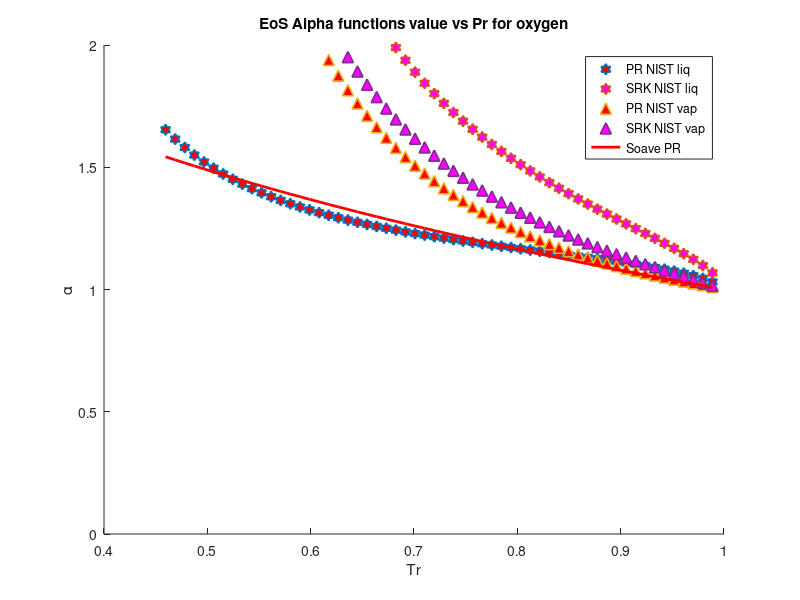

Write the MATLAB code that produced this figure.
clear 
clc
load SO2_sat_data.mat
%alpha PR & SRK for CO2
P = P*10^6;
omega = 0.256; %Acentric factor
Tc = 430.8; %K
Pc = 7880000; %Pa
R = 8.31446 %J/K*mol
Zc = 0.274;
b1 = 0.07780*(R*Tc/Pc);
a1 = 0.45724*(((R^2)*(Tc^2))/Pc);
b2 = 0.08664*(R*Tc/Pc);
a2 = 0.42747*(((R^2)*(Tc^2))/Pc);
omega_c = 1-3*Zc;
omega_b = 0.08446114781;
omega_a = 3*Zc^2+3*(1-2*Zc)*omega_b+omega_b^2+1-3*Zc;
a3 = omega_a*(((R^2)*(Tc^2))/Pc);
b3 = omega_b*(R*Tc/Pc);
c3 = omega_c*(R*Tc/Pc);
T = 198; %k
M = 64/1000; %kg/mol
S1=0.37464+1.54226*omega-0.26992*omega^2;
S2=0.48508+1.55171*omega-0.176*omega^2;

for i = 1:1:58
   Pr = P/Pc; 
   Tr = T/Tc;
   Tr_list(i)=Tr;
   Vm_liq(i) = M/rho_liq(i);
   Vm_vap(i) = M/rho_vap(i);
   alpha_PT_liq(i) = ((R*T)/(Vm_liq(i)-b3)-P(i))*((Vm_liq(i)^2+b3*Vm_liq(i)+c3*Vm_liq(i)-c3*b3)/a3);
   alpha_PT_vap(i) = ((R*T)/(Vm_vap(i)-b3)-P(i))*((Vm_vap(i)^2+b3*Vm_vap(i)+c3*Vm_vap(i)-c3*b3)/a3);
   alpha_PR_liq(i) = ((R*T)/(Vm_liq(i)-b1)-P(i))*((Vm_liq(i)^2+2*b1*Vm_liq(i)-b1^2)/a1)
   alpha_SRK_liq(i) = ((R*T)/(Vm_liq(i)-b2)-P(i))*((Vm_liq(i)^2+b2*Vm_liq(i))/a2);
   alpha_PR_vap(i) = ((R*T)/(Vm_vap(i)-b1)-P(i))*((Vm_vap(i)^2+2*b1*Vm_vap(i)-b1^2)/a1);
   alpha_SRK_vap(i) = ((R*T)/(Vm_vap(i)-b2)-P(i))*((Vm_vap(i)^2+b2*Vm_vap(i))/a2);
   alpha_soave_PR(i) =(1+S1*(1-sqrt(Tr)))^2;
   alpha_soave_SRK(i) =(1+S2*(1-sqrt(Tr)))^2;
   alpha_Gasem(i) = exp((1.943+0.926*Tr)*(1-(Tr)^0.1441));
%    alpha_twu(i) = (Tr)^(0.081043)*exp(0.915696*(1-(Tr)^(2.61622)));
   Temp(i)=T;
   T = T+4;
end
hold on

 plot(Tr_list,alpha_PR_liq,'h','MarkerSize',8,'MarkerFaceColor','r','LineWidth',1.2)
 %plot(Tr_list,alpha_PT_liq,'h','MarkerSize',8,'MarkerFaceColor','g','LineWidth',1.2)
 plot(Tr_list,alpha_SRK_liq,'h','MarkerSize',8,'MarkerFaceColor','m','LineWidth',1.2)
 plot(Tr_list,alpha_PR_vap,'^','MarkerSize',8,'MarkerFaceColor','r','LineWidth',1.2)
 %plot(Tr_list,alpha_PT_vap,'^','MarkerSize',8,'MarkerFaceColor','g','LineWidth',1.2)
 plot(Tr_list,alpha_SRK_vap,'^','MarkerSize',8,'MarkerFaceColor','m','LineWidth',1.2)
 plot(Tr_list,alpha_soave_PR,'r','LineWidth',2)
% plot(Tr_list,alpha_soave_SRK,'g','LineWidth',2)
% plot(Tr_list,alpha_Gasem,'b','LineWidth',2)

hold off
legend('PR NIST liq','SRK NIST liq','PR NIST vap','SRK NIST vap','Soave PR')
xlabel('Tr')
ylabel('\alpha')
title('EoS Alpha functions value vs Pr for oxygen')
axis([0.4,1,0,2])
